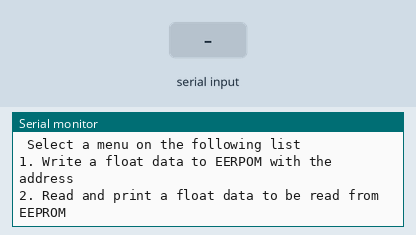
Bench run of a sketch on a simulated Arduino Uno, built with avr-gcc and run on an emulated ATmega328P. On the bench: the last lines printed to the serial monitor. The inputs (shaded band) are chosen by the test bench. EEPROM starts erased.

Above: at 1.2 s.
1.3 s: "90,45,200\n" received over Serial
At 3.3 s:
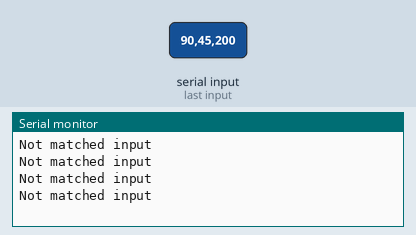
3.8 s: "1\n" received over Serial
At 4.3 s:
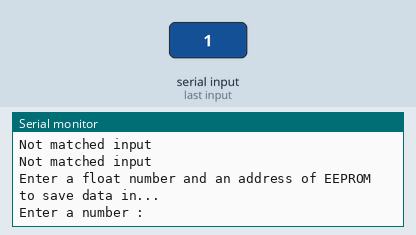
5.3 s: "30,150,10\n" received over Serial
At 6.3 s:
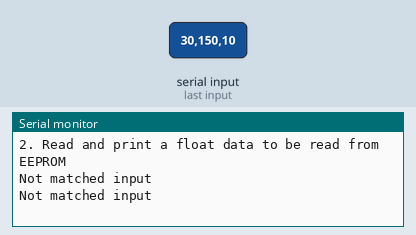
6.8 s: "2\n" received over Serial
At 7.6 s:
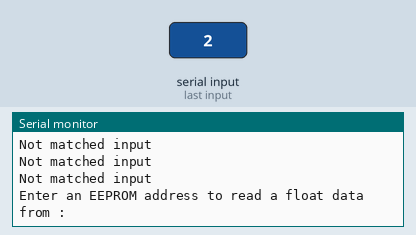
9.3 s: "1,90\n" received over Serial
At 9.7 s:
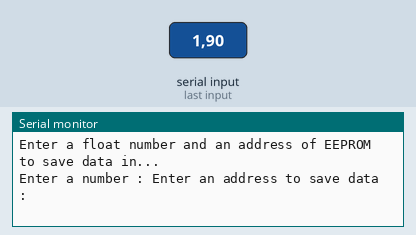
10.8 s: "1,90,45\n" received over Serial
At 10.98 s:
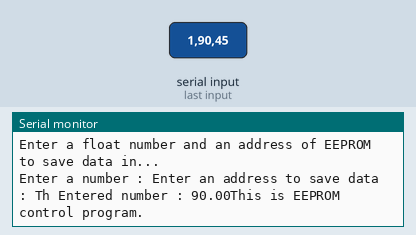

Measured:
- after the input at 1.3 s, the serial monitor: prints a new line at once (image 1)
- after the input at 3.8 s, the serial monitor: prints a new line at once (image 2)
- after the input at 5.3 s, the serial monitor: prints a new line at once (image 3)
- after the input at 6.8 s, the serial monitor: prints a new line at once (image 4)
- after the input at 9.3 s, the serial monitor: prints a new line at once (image 5)
- after the input at 10.8 s, the serial monitor: prints a new line after 0.07 s (image 6)

The sketch:

EEPROM_BAND_Float_Data_Storing.ino
```cpp
#include <EEPROM.h>

#define debug 0

union EFDATA{
  float fdata;
  byte bdata[4];
};
int FLAG = 0;

void setup() {
  // put your setup code here, to run once:
  Serial.begin(9600);
}

void loop() {
  // put your main code here, to run repeatedly:
  int menu = 0;
  if(FLAG == 0)
  {
    printMenu();
    FLAG = 1;
  }
  if(Serial.available())
  {
    menu = Serial.parseInt();
    switch (menu)
    {
      case 1:
        saveFloat2Rom();
        FLAG = 0;
        break;
      case 2:
        readFloatRom();
        FLAG = 0;
        break;
      default:
        Serial.println("Not matched input");
        break;
    }
  }
}

void printMenu()
{
  Serial.println("This is EEPROM control program. \n Select a menu on the following list");
  Serial.println("1. Write a float data to EERPOM with the address");
  Serial.println("2. Read and print a float data to be read from EEPROM");
}

void saveFloat2Rom()
{
  Serial.println("Enter a float number and an address of EEPROM to save data in...");
  Serial.print("Enter a number : ");
  while(!Serial.available());
  float number = Serial.parseFloat();
  Serial.print("Enter an address to save data : ");
  while(!Serial.available());
  int address = Serial.parseInt();
  Serial.print("Th Entered number : ");
  Serial.print(number);
  writeFloat(address, number);
}

void readFloatRom()
{
  Serial.println("Enter an EEPROM address to read a float data from : ");
  while(!Serial.available());
  int address = Serial.parseInt();
  float number = readFloat(address);
  Serial.print("The saved data in the address ");
  Serial.print(address);
  Serial.print(" : ");
  Serial.println(number);
}

float readFloat(int addr)
{
  union EFDATA temp;
  for(int i=0; i<4; i++)
  {
    temp.bdata[i] = EEPROM.read(addr + i);
#if debug ==1
  Serial.print(i);
  Serial.print("-th saved data is ");
  Serial.print(temp.bdata[i]);
  Serial.print(" in address ");
  Serial.print(addr + i);
#endif
  }
  Serial.println(temp.fdata);
  return temp.fdata;
}

void writeFloat(int addr, float data)
{
  union EFDATA temp;
  temp.fdata = data;
  for (int i=0; i<4; i++)
  {
    EEPROM.write(addr + i, temp.bdata[i]);
#if debug ==1
  Serial.print(i);
  Serial.print("-th saved data is ");
  Serial.print(temp.bdata[i]);
  Serial.print(" in address ");
  Serial.println(addr+i);
#endif
  }
}
```
